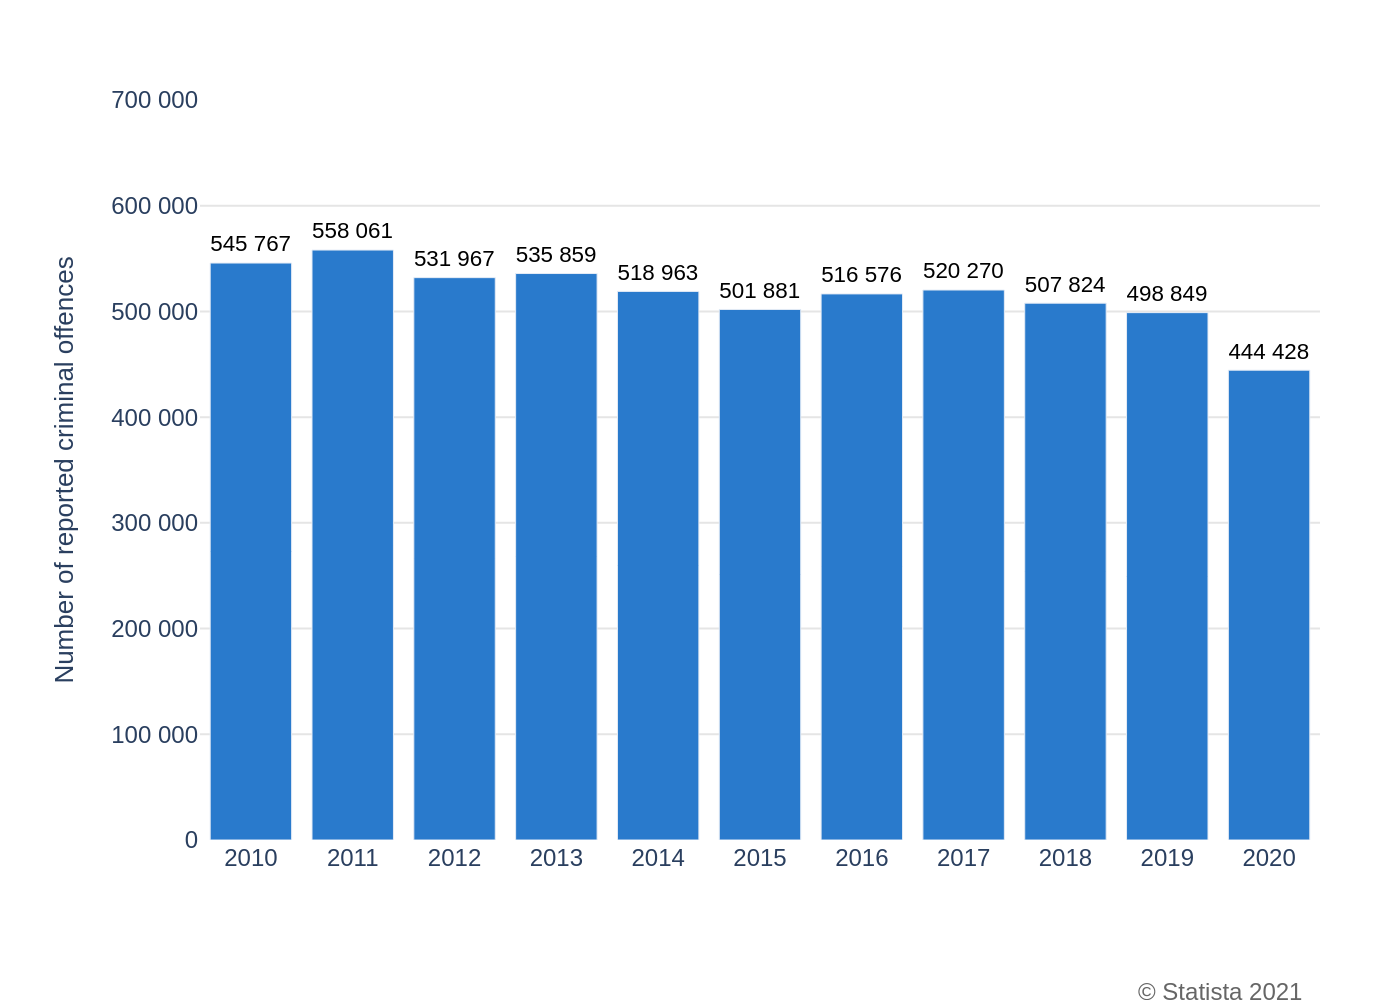

The script that drew this image:
import sys
import json
import os
import plotly.graph_objects as go

if len(sys.argv) != 2:
    print("Usage: python recreate_chart.py <path_to_json_file>")
    sys.exit(1)

json_file_path = sys.argv[1]

with open(json_file_path, 'r', encoding='utf-8') as f:
    config = json.load(f)

chart_data = config['chart_data']
texts = config['texts']
colors = config['colors']

categories = [item['category'] for item in chart_data]
values = [item['value'] for item in chart_data]
bar_text = [f"{v:,}".replace(",", " ") for v in values]

fig = go.Figure()

fig.add_trace(go.Bar(
    x=categories,
    y=values,
    text=bar_text,
    textposition='outside',
    marker_color=colors[0],
    cliponaxis=False,
    textfont=dict(
        family="Arial",
        size=12,
        color='black'
    )
))

fig.update_layout(
    font=dict(family="Arial", size=12),
    plot_bgcolor='white',
    showlegend=False,
    xaxis=dict(
        title_text=texts['x_axis_title'],
        showgrid=False,
        showline=False,
        tickfont=dict(size=12)
    ),
    yaxis=dict(
        title_text=texts['y_axis_title'],
        title_font=dict(size=13),
        showgrid=True,
        gridcolor='#E5E5E5',
        zeroline=False,
        showline=False,
        range=[0, 700000],
        tickvals=[i * 100000 for i in range(8)],
        ticktext=[f"{i * 100000:,}".replace(",", " ") if i > 0 else "0" for i in range(8)],
        tickfont=dict(size=12)
    ),
    margin=dict(l=100, r=40, t=50, b=80),
    annotations=[
        dict(
            text=texts['source'],
            align='right',
            showarrow=False,
            xref='paper',
            yref='paper',
            x=0.99,
            y=-0.18,
            xanchor='right',
            yanchor='top',
            font=dict(size=12, color='#666666')
        )
    ]
)

base_filename = os.path.splitext(os.path.basename(json_file_path))[0]
output_filename = f"{base_filename}.png"

fig.write_image(output_filename, scale=2)

print(f"Chart saved to {output_filename}")
